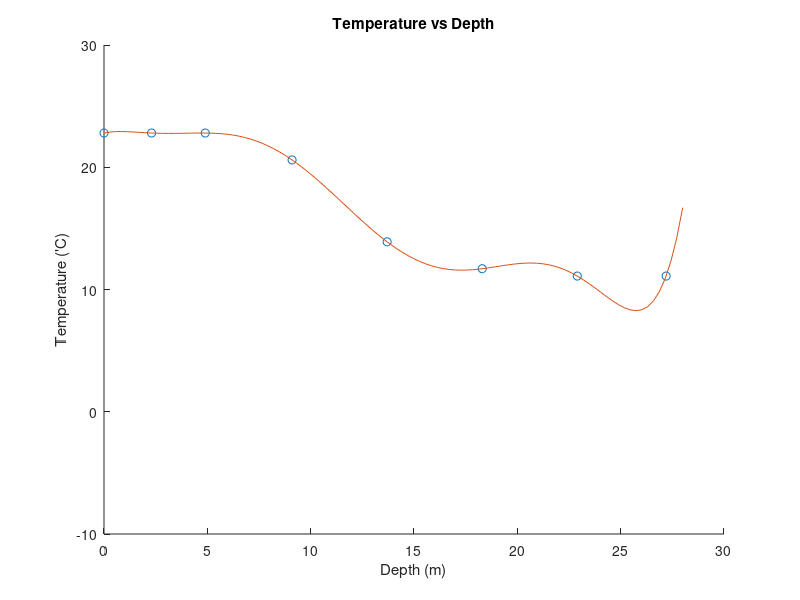
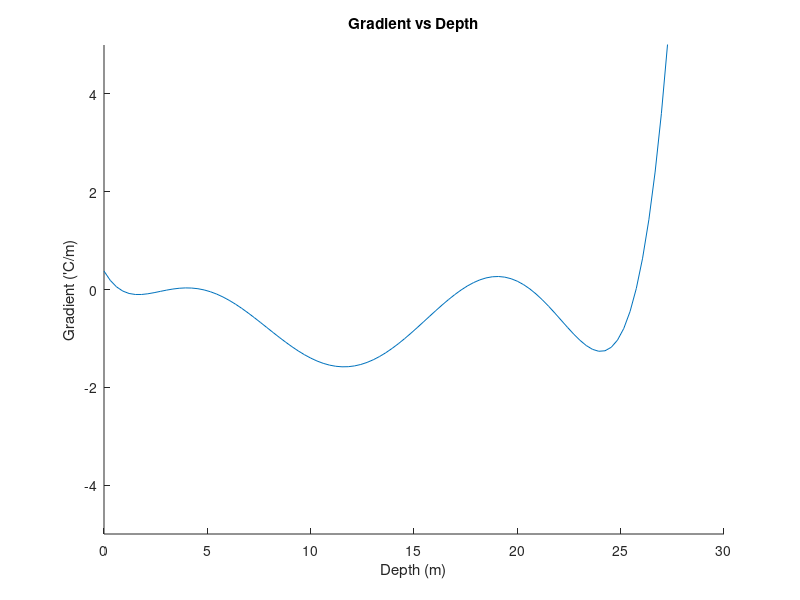

The MATLAB source for these figures, in order:
# Allan Matthew B. Mariano
# 2015-05804
# CS 131 WFY



################################################
#Part 2: Monomial Basis Interpolation
################################################

x =[
  0
  2.3
  4.9
  9.1
  13.7
  18.3
  22.9
  27.2
];
temp = [
  22.8
  22.8
  22.8
  20.6
  13.9
  11.7
  11.1
  11.1
];

function ret = first(x,a)
  ret =x*(x*(x*(x*(x*(x*7*a(8)+6*a(7))+5*a(6))+4*a(5))+3*a(4))+2*a(3))+a(2); 
endfunction


function ret = inflex(x,a)
  ret =x*(x*(x*(x*(x*42*a(8)+30*a(7))+20*a(6))+12*a(5))+6*a(4))+2*a(3); 
endfunction

function ret = inflex2(x,a)
  ret = x*(x*(x*(x*210*a(8)+120*a(7))+60*a(6))+24*a(5))+6*a(4); 
endfunction


function ret = cholesky(Tot,p)
  A = Tot'*Tot;
  b = Tot'*p;
  I  = eye(columns(A));
  s = columns(I);



  D = A;
  L = I;

  for j = 1:s-1
     M1 = I;
    for k=j+1:s
       M1(k,j) = -D(k,j)/D(j,j);
   end
    L = M1*L;
    D = M1*D;
  end


  D= diag(diag(D));

  L = inv(L);

  y = L\b;
  x = (D*L')\y;

  ret = x;
endfunction

#vandermonde matrix

x1 = [
  1 x(1) x(1)^2 x(1)^3 x(1)^4 x(1)^5 x(1)^6 x(1)^7
  1 x(2) x(2)^2 x(2)^3 x(2)^4 x(2)^5 x(2)^6 x(2)^7
  1 x(3) x(3)^2 x(3)^3 x(3)^4 x(3)^5 x(3)^6 x(3)^7
  1 x(4) x(4)^2 x(4)^3 x(4)^4 x(4)^5 x(4)^6 x(4)^7
  1 x(5) x(5)^2 x(5)^3 x(5)^4 x(5)^5 x(5)^6 x(5)^7
  1 x(6) x(6)^2 x(6)^3 x(6)^4 x(6)^5 x(6)^6 x(6)^7
  1 x(7) x(7)^2 x(7)^3 x(7)^4 x(7)^5 x(7)^6 x(7)^7
  1 x(8) x(8)^2 x(8)^3 x(8)^4 x(8)^5 x(8)^6 x(8)^7
]

# compute a0 - a7

ans = cholesky(x1, temp)

hehe = ans;

#plotting

j = linspace(0, 28);
for i = 1: 100
  y(i) = polyval(flipud(ans), j(i));
end

figure(1)
clf()
hold on;
xlabel("Depth (m)");
ylabel("Temperature ('C)");
title("Temperature vs Depth");
plot(x,temp, 'o')
plot(j,y, '-')
xlim([0,30])
ylim([-10,30])
hold off;

# getting inflection
temp = temp';

thermocline = 12.476;


curr = thermocline + (inflex(thermocline, ans)/inflex2(thermocline, ans));
old = curr;
err = curr;

while err > 0.01
  curr = thermocline - (inflex(thermocline, ans)/inflex2(thermocline, ans));
  err = abs(curr-old);
  old = curr;
  thermocline = curr;
endwhile

thermocline = curr

#getting the gradient

gradient = first(thermocline, ans)

#plotting the gradient

a = linspace(0, 30);
for i = 1: 100
  b(i) = first(a(i),ans);
end

figure(2)
clf()
xlabel("Depth (m)");
ylabel("Gradient ('C/m)");
title("Gradient vs Depth");
hold on;
plot(a,b, '-')
ylim([-5,5])
xlim([0,30])
hold off;

#get heat flux

heatflux = ((-0.01*(gradient/100))*86400)

